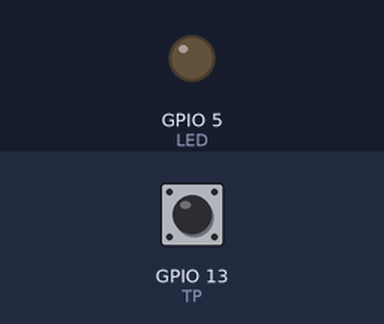
Simulated run of this sketch. Board: ESP32. On the bench: output pins drawn as LEDs (lit = HIGH). Inputs (shaded band) come from the test bench; at power-on: GPIO 13 (TP) HIGH. What the sketch prints to the serial monitor is not drawn.

Above: at 2.2 s.
2.3 s: GPIO 13 (TP) pulled LOW for 0.15 s
At 2.38 s:
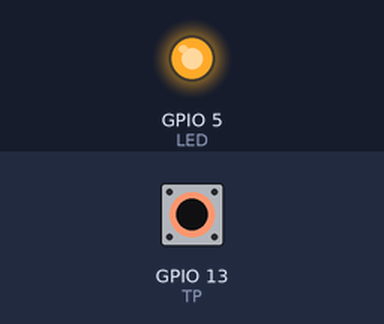
3.9 s: GPIO 13 (TP) pulled LOW for 3.2 s
At 8.0 s:
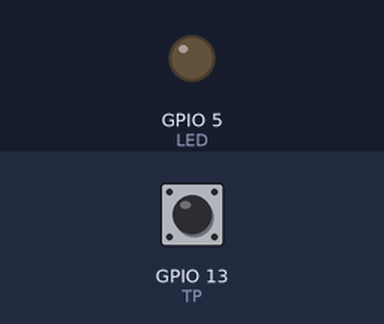
Timing chart, 0 to 9.5 s (numbered marks = the images above; inputs shaded):
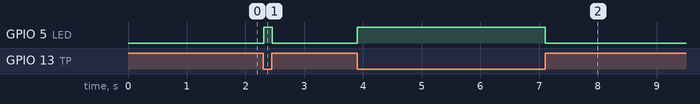

The sketch:

touch.ino
```cpp
# define TP 13
# define LED 5
# define THRESH 65
void setup() {
  // put your setup code here, to run once:
  Serial.begin(19200);
  delay(1000);
  pinMode(LED,OUTPUT);
}

void loop() {
  // put your main code here, to run repeatedly:
  int touchVal = touchRead(TP);
  Serial.println(touchVal);
  if(touchVal < THRESH)
  {
    digitalWrite(LED,HIGH);
    Serial.println("LED ON");
  }
  else
  {
    digitalWrite(LED,LOW);
    Serial.println("LED OFF");
  }
}
```

Measured:
- after the input at 2.3 s, GPIO 5 (LED): LOW → HIGH at once, → LOW 0.15 s later
- after the input at 3.9 s, GPIO 5 (LED): LOW → HIGH at once, → LOW 3.2 s later
